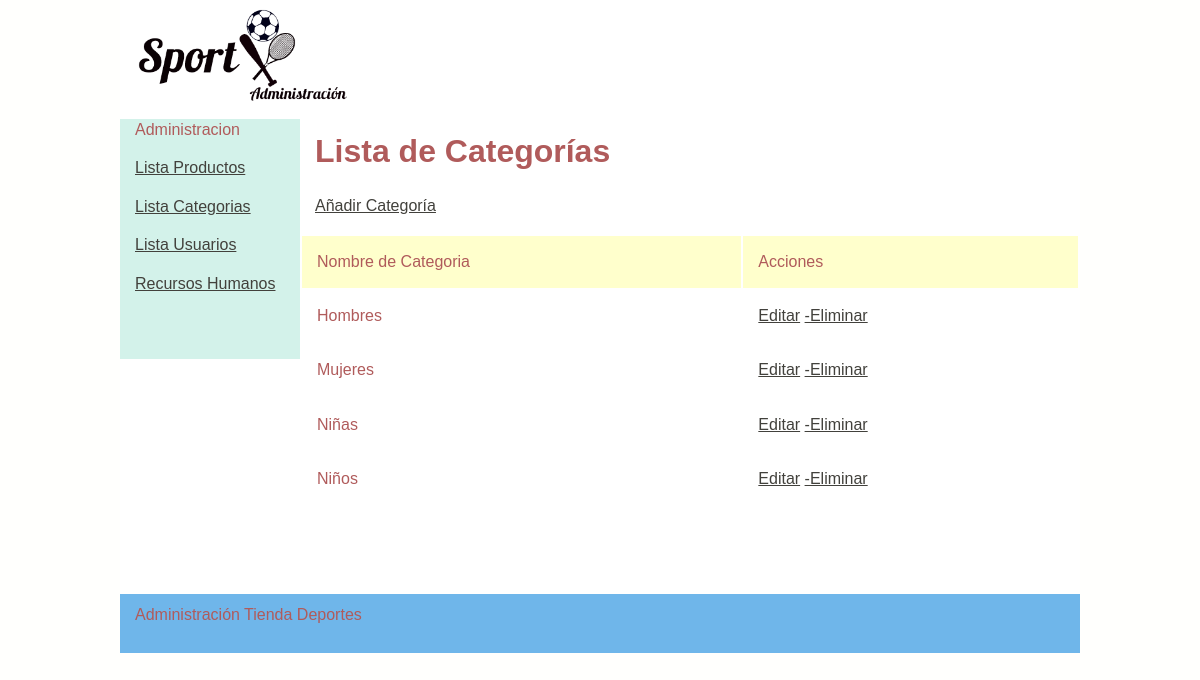
The page /admin/categorias_lista.php on the database its author committed.
### tables this page shows
CREATE TABLE IF NOT EXISTS `categoria` (
  `idCategoria` int(11) NOT NULL AUTO_INCREMENT,
  `Descripcion` varchar(50) NOT NULL,
  PRIMARY KEY (`idCategoria`)
);

### admin/categorias_lista.php (the view, shortened to what this page needs)
<?php require_once('../Connections/conexiondeportes.php'); ?>
<?php
$query_Recordset1 = "SELECT * FROM categoria ORDER BY categoria.Descripcion ASC";
$Recordset1 = mysql_query($query_Recordset1, $conexiondeportes) or die(mysql_error());
$row_Recordset1 = mysql_fetch_assoc($Recordset1);
?>
<!DOCTYPE html PUBLIC "-//W3C//DTD XHTML 1.0 Transitional//EN" "http://www.w3.org/TR/xhtml1/DTD/xhtml1-transitional.dtd">
<html xmlns="http://www.w3.org/1999/xhtml">
<head>
<link href="../estilo/twoColFixLtHdr.css" rel="stylesheet" type="text/css" />
</head>
<body>
<div class="container">
  <div class="header">
    <p><img src="../images/LOGO.png" width="281" height="103" alt="Administracion" /></p>
  </div>
  <div class="sidebar1">
  <?php include("../includes/cabeceraadmin.php")?>
  </div>
  <div class="content">
  <h1><strong>Lista de Categor&iacute;as</strong></h1>
  <p><a href="categorias_add.php">A&ntilde;adir Categor&iacute;a</a></p>
  <table width="100%" border="0" cellspacing="2" cellpadding="15">
    <tr>
      <td bgcolor="#FFFFCC">Nombre de Categoria</td>
      <td bgcolor="#FFFFCC">Acciones</td>
    </tr>
    <?php do { ?>
      <tr class= "brillo">
        <td><?php echo $row_Recordset1['Descripcion']; ?></td>
        <td><a href="categorias_edit.php?recordID=<?php echo $row_Recordset1['idCategoria']; ?>">Editar</a>
        <a href="categoria_delete.php?recordID=<?php echo $row_Recordset1['idCategoria']; ?>">-Eliminar</a></td>
      </tr>
      <?php } while ($row_Recordset1 = mysql_fetch_assoc($Recordset1)); ?>
  </table>
  <p>&nbsp;</p>
  <p>&nbsp;</p>
  </div>
  <div class="footer">
    <p>Administraci&oacute;n Tienda Deportes</p>
    </div>
  </div>
</body>
</html>

### estilo/twoColFixLtHdr.css (style rules this page uses)
body { font: 100%/1.4 Verdana, Arial, Helvetica, sans-serif; background-color: #FFFFFD; margin: 0; padding: 0; color: #B05B5B; }
h1, h2, h3, h4, h5, h6, p { margin-top: 0; padding-right: 15px; padding-left: 15px; }
a:link { color: #42413C; text-decoration: underline; }
.container { width: 960px; background-color: #FFF; margin: 0 auto; }
.header { background-color: #FFF; }
.sidebar1 { float: left; width: 180px; background-color: #D3F2EA; padding-bottom: 10px; }
.content { padding: 10px 0; width: 780px; float: left; }
.footer { padding: 10px 0; background-color: #6FB6EA; position: relative; clear: both; }

### rows shown on the page
categoria: Descripcion "Hombres"
categoria: Descripcion "Mujeres"
categoria: Descripcion "Niñas"
categoria: Descripcion "Niños"
